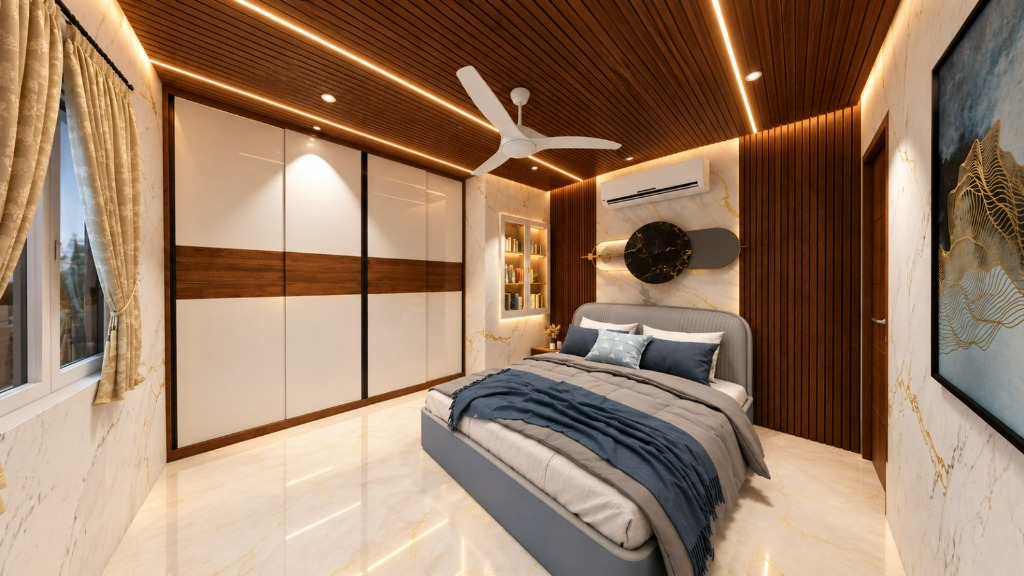
#> input picture bedroom-ceiling-source.jpg, 1024 x 576 px
$ python create_bedroom_ceiling_colours.py
#> lines starting #> are read from the running program, lines starting #| are printed output that depends on the picture; after the words box and inside, x2 and y2 are one past the last pixel; in counts of white or black regions, pixels touching at a corner belong together
from pathlib import Path

import numpy as np
from PIL import Image, ImageDraw, ImageFilter

ROOT = Path(__file__).resolve().parent
SOURCE = ROOT / "bedroom-ceiling-source.jpg"

# A balanced set of light, medium, and dark panel finishes.
COLOURS = {
    "warm-ivory": (231, 218, 194),
    "natural-oak": (196, 151, 96),
    "ash-grey": (181, 181, 174),
    "sage-grey": (132, 145, 124),
    "walnut": (108, 72, 51),
    "graphite": (67, 71, 74),
    "midnight-blue": (46, 60, 75),
}

CEILING_POLYGON = [
    (124, 0),
    (910, 0),
    (858, 107),
    (580, 193),
    (162, 75),
]


def smoothstep(edge0, edge1, values):
    values = np.clip((values - edge0) / (edge1 - edge0), 0.0, 1.0)
    return values * values * (3.0 - 2.0 * values)


def full_ceiling_mask(size):
    """Return the complete horizontal ceiling surface mask."""
    mask = Image.new("L", size, 0)
    ImageDraw.Draw(mask).polygon(CEILING_POLYGON, fill=255)
    return mask


def fan_fixture_mask(size):
    """Return a soft mask for the complete fan, rod, and canopy."""
    fan = Image.new("L", size, 0)
    fan_draw = ImageDraw.Draw(fan)
    fan_draw.ellipse((508, 56, 529, 76), fill=255)  # canopy
    fan_draw.polygon([(514, 67), (523, 67), (522, 132), (511, 139)], fill=255)  # rod
    fan_draw.polygon([(513, 139), (454, 75), (455, 67), (465, 65), (524, 132)], fill=255)
    fan_draw.polygon([(510, 137), (466, 166), (459, 175), (466, 179), (526, 148)], fill=255)
    fan_draw.polygon([(516, 135), (612, 139), (626, 146), (616, 151), (514, 151)], fill=255)
    fan_draw.ellipse((495, 124, 535, 163), fill=255)  # motor housing
    return fan.filter(ImageFilter.GaussianBlur(2.0))


def ceiling_mask(size):
    """Mask only the horizontal ceiling, excluding the fan."""
    mask = full_ceiling_mask(size)

    ceiling = np.asarray(mask, dtype=np.float32) / 255.0
    fixture = np.asarray(fan_fixture_mask(size), dtype=np.float32) / 255.0
    ceiling *= 1.0 - fixture
    return ceiling


def recolour_ceiling(source, target_rgb):
    """Tint the panels while preserving slat grooves, lighting, and texture."""
    pixels = np.asarray(source).astype(np.float32)
    height, width = pixels.shape[:2]
    mask = ceiling_mask((width, height))

    # Relative luminance keeps the original wood grain, perspective shading, and grooves.
    luminance = (
        pixels[..., 0] * 0.2126
        + pixels[..., 1] * 0.7152
        + pixels[..., 2] * 0.0722
    )
    panel_samples = luminance[(mask > 0.95) & (luminance > 48) & (luminance < 185)]
    reference_luminance = float(np.median(panel_samples))

    target = np.array(target_rgb, dtype=np.float32)
    target_luminance = float(target @ np.array([0.2126, 0.7152, 0.0722]))

    # Scale the selected colour with the source brightness. A power curve retains
    # dark grooves even when the selected panel finish is very light.
    texture_scale = np.power(np.maximum(luminance, 1.0) / reference_luminance, 0.72)
    desired_luminance = np.clip(target_luminance * texture_scale, 4.0, 250.0)
    tinted = target[None, None, :] * (desired_luminance[..., None] / target_luminance)
    tinted = np.clip(tinted, 0.0, 255.0)

    # Preserve nearly black grooves and all original lighting. Expanding the hottest
    # pixels also retains each LED strip's warm halo instead of tinting it panel colour.
    deep_shadow = 1.0 - smoothstep(18.0, 58.0, luminance)
    bright_fixture = smoothstep(188.0, 246.0, luminance)
    light_cores = np.uint8(((luminance > 160.0) & (mask > 0.2)) * 255)
    light_halo = Image.fromarray(light_cores, "L").filter(ImageFilter.MaxFilter(9))
    light_halo = light_halo.filter(ImageFilter.GaussianBlur(5.0))
    light_preservation = np.asarray(light_halo, dtype=np.float32) / 255.0
    source_preservation = np.maximum.reduce(
        [deep_shadow * 0.82, bright_fixture * 0.98, light_preservation * 0.94]
    )
    tinted = tinted * (1.0 - source_preservation[..., None]) + pixels * source_preservation[..., None]

    # Feather only the architectural boundary; everything outside remains pixel-identical.
    edge_mask = Image.fromarray(np.uint8(np.clip(mask * 255.0, 0, 255)), "L")
    edge_mask = edge_mask.filter(ImageFilter.GaussianBlur(0.65))
    alpha = np.asarray(edge_mask, dtype=np.float32) / 255.0
    result = pixels * (1.0 - alpha[..., None]) + tinted * alpha[..., None]
    return Image.fromarray(np.uint8(np.clip(result + 0.5, 0, 255)), "RGB")


def create_plain_off_white_vox_ceiling(source):
    """Replace the wood slats with broad, plain off-white VOX panels."""
    pixels = np.asarray(source).astype(np.float32)
    height, width = pixels.shape[:2]
    mask = np.asarray(full_ceiling_mask((width, height)), dtype=np.float32) / 255.0

    luminance = (
        pixels[..., 0] * 0.2126
        + pixels[..., 1] * 0.7152
        + pixels[..., 2] * 0.0722
    )

    # A broad blur retains room-scale lighting but removes the original wood grooves.
    soft_light = Image.fromarray(np.uint8(np.clip(luminance, 0, 255)), "L")
    soft_light = np.asarray(soft_light.filter(ImageFilter.GaussianBlur(24.0)), dtype=np.float32)
    reference = float(np.median(soft_light[mask > 0.9]))
    shade = np.clip(0.965 + (soft_light - reference) / 360.0, 0.88, 1.08)

    off_white = np.array((236, 233, 224), dtype=np.float32)
    panel_pixels = np.clip(off_white[None, None, :] * shade[..., None], 0, 250)
    panels = Image.fromarray(np.uint8(panel_pixels + 0.5), "RGB").convert("RGBA")

    # Wide, low-contrast joints make the finish read as plain installed VOX panels.
    seams = Image.new("RGBA", (width, height), (0, 0, 0, 0))
    seam_draw = ImageDraw.Draw(seams)
    vanishing_point = (580, 193)
    for top_x in (124, 275, 430, 585, 740, 910):
        seam_draw.line(
            [vanishing_point, (top_x, 0)],
            fill=(137, 135, 130, 78),
            width=1,
        )
    panels = Image.alpha_composite(panels, seams).convert("RGB")
    panel_array = np.asarray(panels).astype(np.float32)

    # Rebuild the original warm LED/downlight glow over the new smooth surface.
    ceiling_area = mask > 0.05
    light_core = np.uint8(((luminance > 168.0) & ceiling_area) * 255)
    halo = Image.fromarray(light_core, "L").filter(ImageFilter.MaxFilter(7))
    halo = np.asarray(halo.filter(ImageFilter.GaussianBlur(7.0)), dtype=np.float32) / 255.0
    warm_light = np.array((255, 214, 159), dtype=np.float32)
    panel_array = panel_array * (1.0 - halo[..., None] * 0.28) + warm_light * halo[..., None] * 0.28

    # Preserve the luminous cores and trim of the existing installed fixtures.
    fixture_alpha = smoothstep(182.0, 242.0, luminance) * mask
    panel_array = (
        panel_array * (1.0 - fixture_alpha[..., None])
        + pixels * fixture_alpha[..., None]
    )

    edge_mask = Image.fromarray(np.uint8(np.clip(mask * 255.0, 0, 255)), "L")
    edge_mask = edge_mask.filter(ImageFilter.GaussianBlur(0.65))
    alpha = np.asarray(edge_mask, dtype=np.float32) / 255.0
    result = pixels * (1.0 - alpha[..., None]) + panel_array * alpha[..., None]

    # Restore only actual neutral-coloured fan pixels, not the brown ceiling behind it.
    gross_fan = np.asarray(fan_fixture_mask((width, height)), dtype=np.float32) / 255.0
    chroma = pixels.max(axis=2) - pixels.min(axis=2)
    fan_pixels = np.uint8(
        ((gross_fan > 0.08) & (luminance > 82.0) & (chroma < 78.0)) * 255
    )
    precise_fan = Image.fromarray(fan_pixels, "L").filter(ImageFilter.GaussianBlur(0.45))
    fan_alpha = np.asarray(precise_fan, dtype=np.float32) / 255.0
    result = result * (1.0 - fan_alpha[..., None]) + pixels * fan_alpha[..., None]
    return Image.fromarray(np.uint8(np.clip(result + 0.5, 0, 255)), "RGB")


def main():
    source = Image.open(SOURCE).convert("RGB")
#> source is the input picture: PIL image 1024x576 RGB; mean R, G, B 152.7, 124, 100.5
    for name, colour in COLOURS.items():
        output = ROOT / f"bedroom-ceiling-{name}.png"
        recolour_ceiling(source, colour).save(output, optimize=True)
        print(f"Created {output.name}: {source.width}x{source.height}")
#> this loop made 7 passes
#> pass 1, in ceiling_mask, `mask = full_ceiling_mask(size)`:
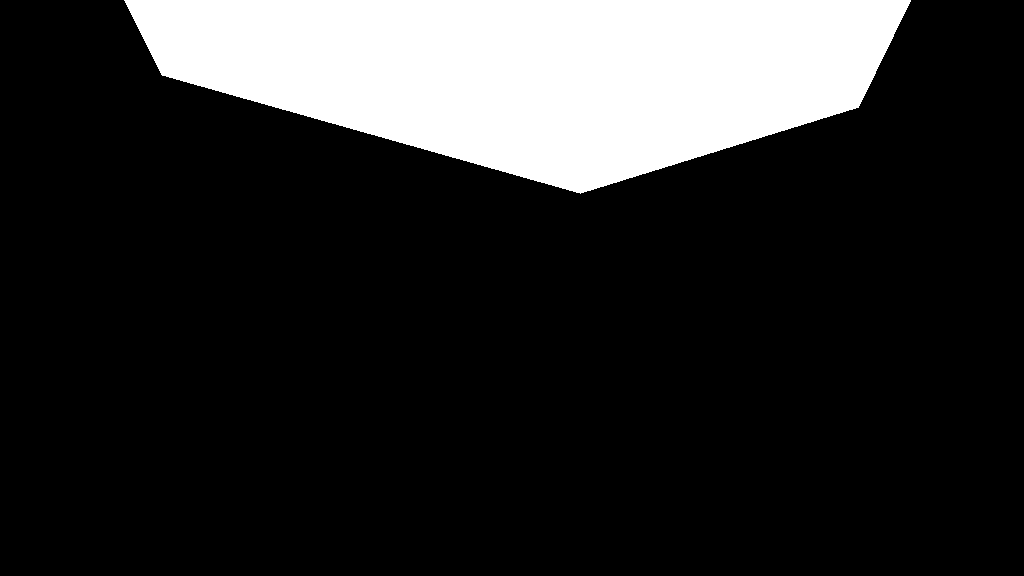
#> mask: PIL image 1024x576 L; 17.4% white; 1 white region, box (x1, y1, x2, y2) and area: (124, 0, 911, 194) 102506

    vox_output = ROOT / "bedroom-ceiling-plain-off-white-vox.png"
    create_plain_off_white_vox_ceiling(source).save(vox_output, optimize=True)
#> in create_plain_off_white_vox_ceiling, `luminance = ( pixels[..., 0] * 0.2126 + pixels[..., 1] * 0.7152 + pixe..`:
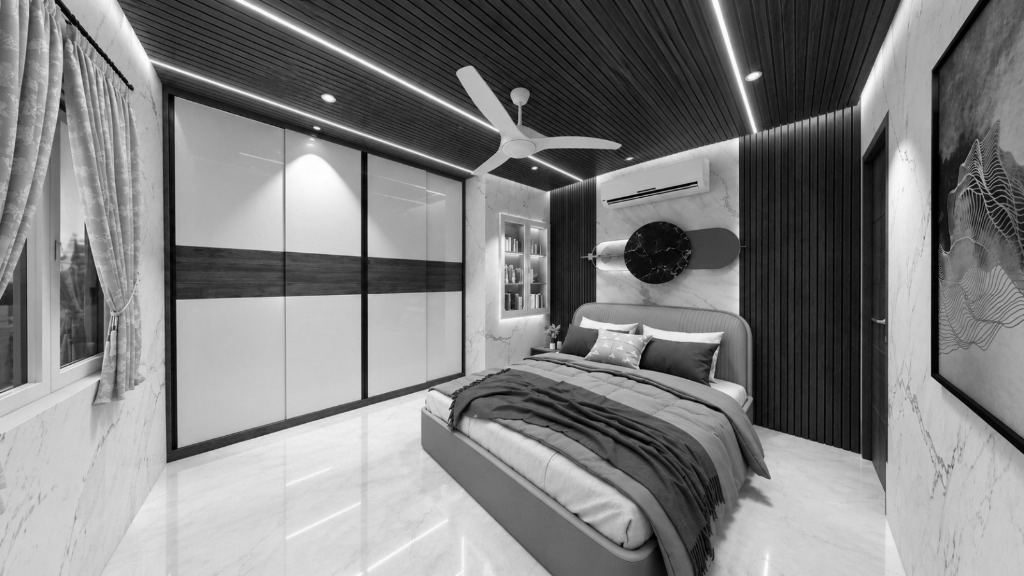
#> luminance: shape (576, 1024) float32; min 0, max 255, mean 128.4
#> in create_plain_off_white_vox_ceiling, `soft_light = np.asarray(soft_light.filter(ImageFilter.GaussianBlur(24...`:
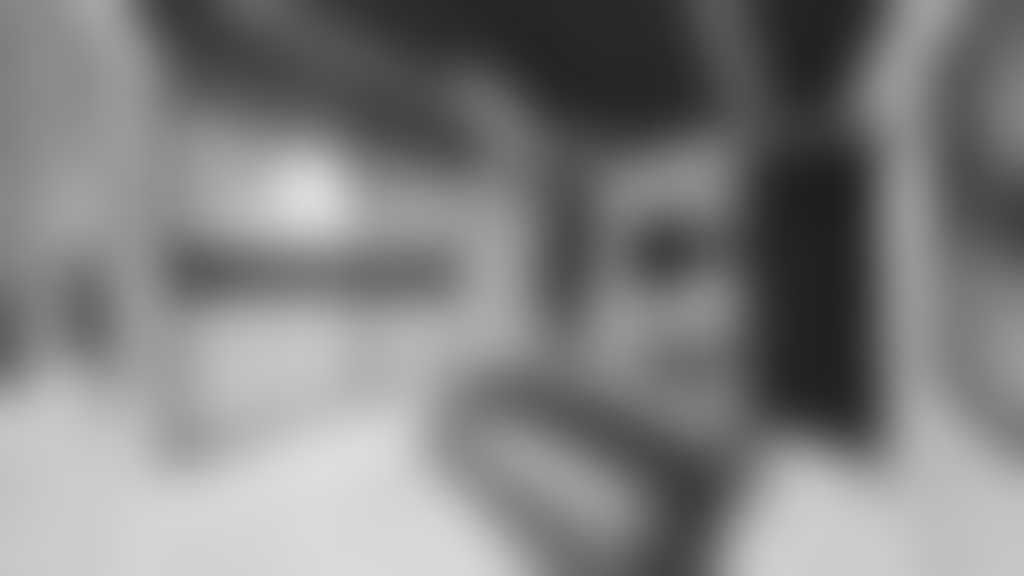
#> soft_light: shape (576, 1024) float32; min 29, max 221, mean 127.9
#> in create_plain_off_white_vox_ceiling, `reference = float(np.median(soft_light[mask > 0.9]))`: reference = 69
#> in create_plain_off_white_vox_ceiling, `panel_pixels = np.clip(off_white[None, None, :] * shade[..., None], 0,..`:
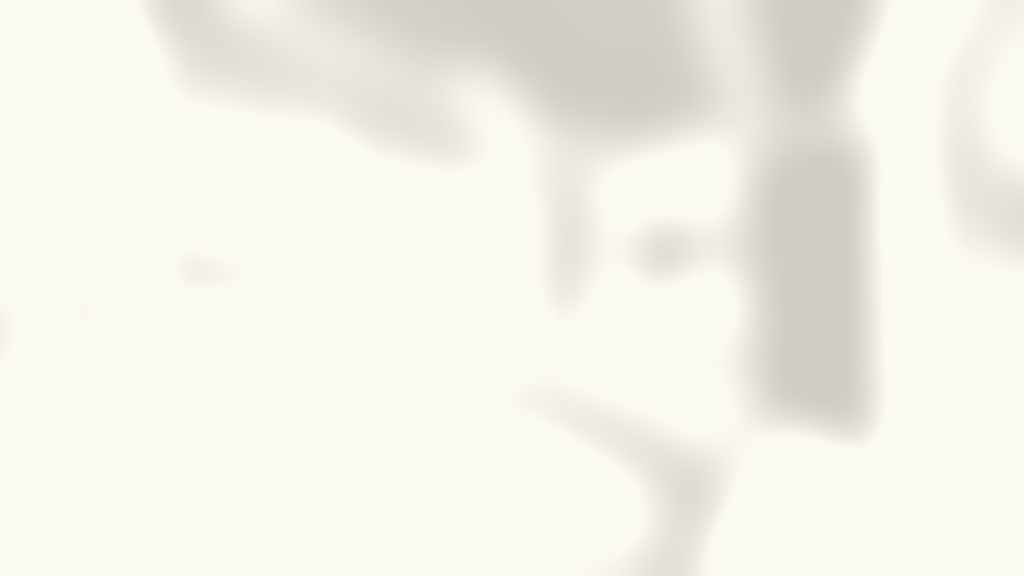
#> panel_pixels: shape (576, 1024, 3) float32; mean of channels 0, 1, 2 241.9, 240.9, 232.3; drawn as R, G, B
#> in smoothstep (call 15), `values = np.clip((values - edge0) / (edge1 - edge0), 0.0, 1.0)`:
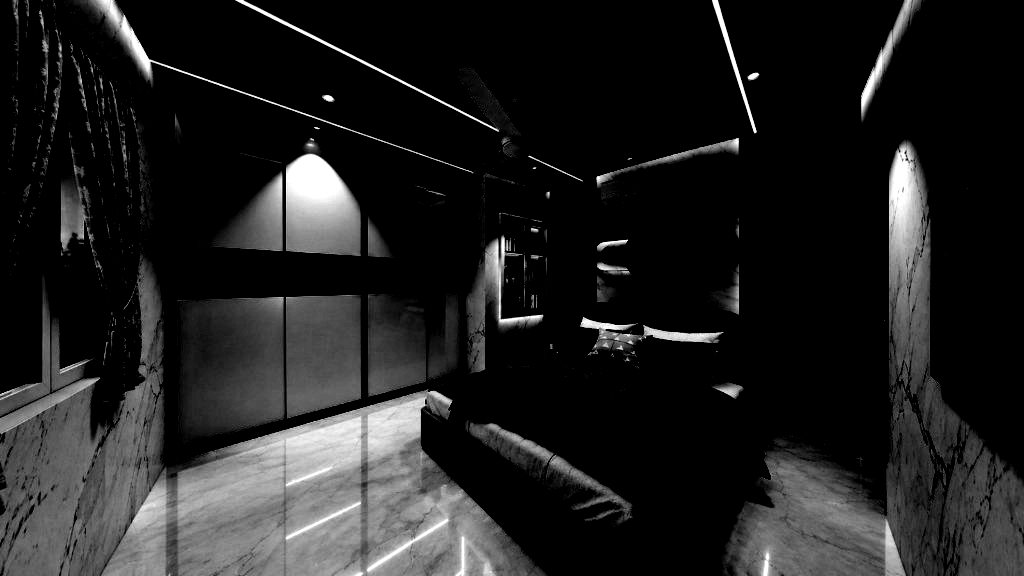
#> values: shape (576, 1024) float32; min 0, max 1, mean 0.13
#> in create_plain_off_white_vox_ceiling, `chroma = pixels.max(axis=2) - pixels.min(axis=2)`:
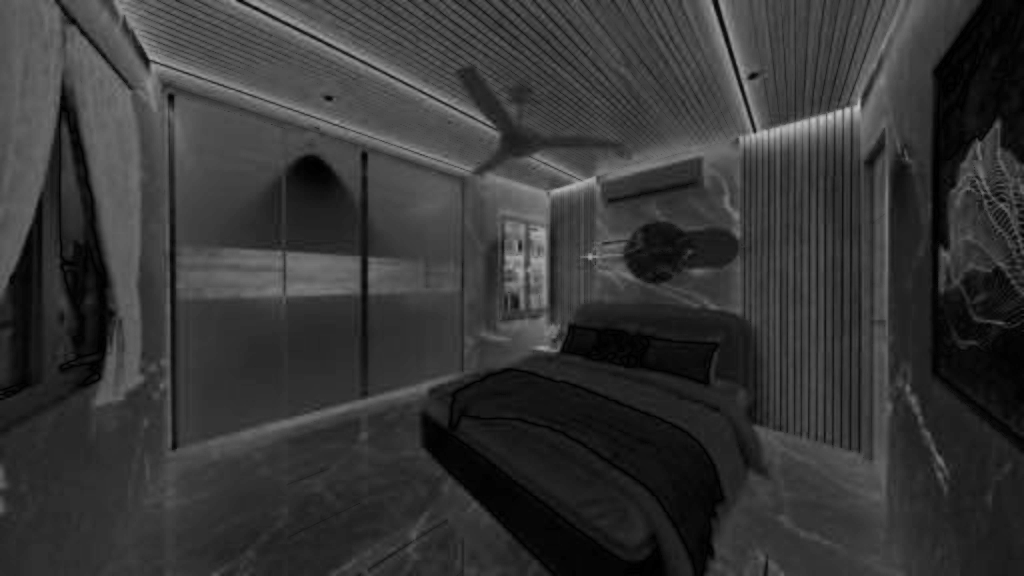
#> chroma: shape (576, 1024) float32; min 0, max 196, mean 54.2
#> in create_plain_off_white_vox_ceiling, `fan_pixels = np.uint8( ((gross_fan > 0.08) & (luminance > 82.0) & (chr..`:
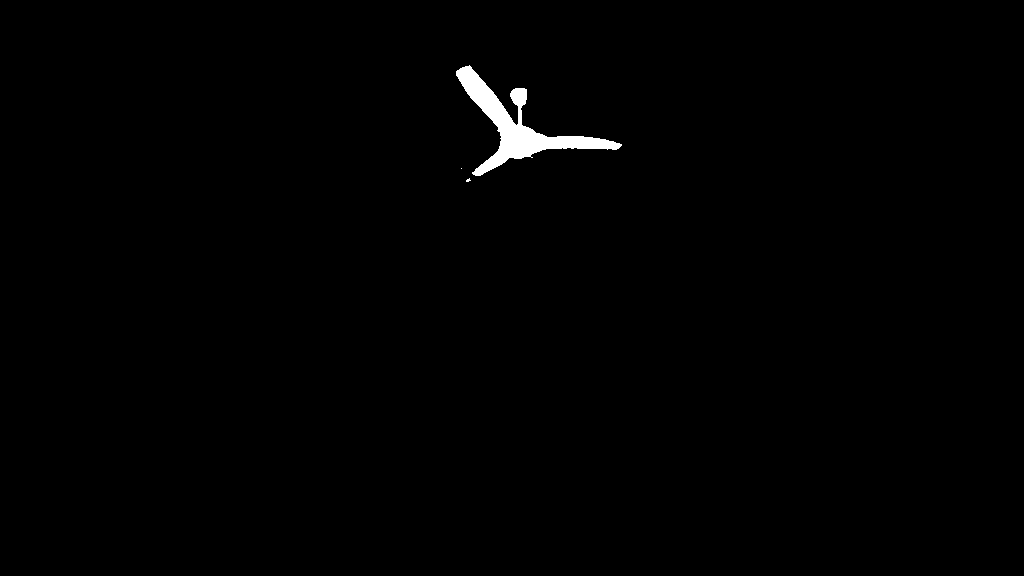
#> fan_pixels: shape (576, 1024); 0.71% white; 3 white regions (2 under 20 px), largest, box (x1, y1, x2, y2) and area: (456, 65, 622, 176) 4193
    print(f"Created {vox_output.name}: {source.width}x{source.height}")
#| Created bedroom-ceiling-plain-off-white-vox.png: 1024x576


if __name__ == "__main__":
    main()

$ run again, with bedroom-ceiling-warm-ivory.png saved as bedroom-ceiling-source.jpg
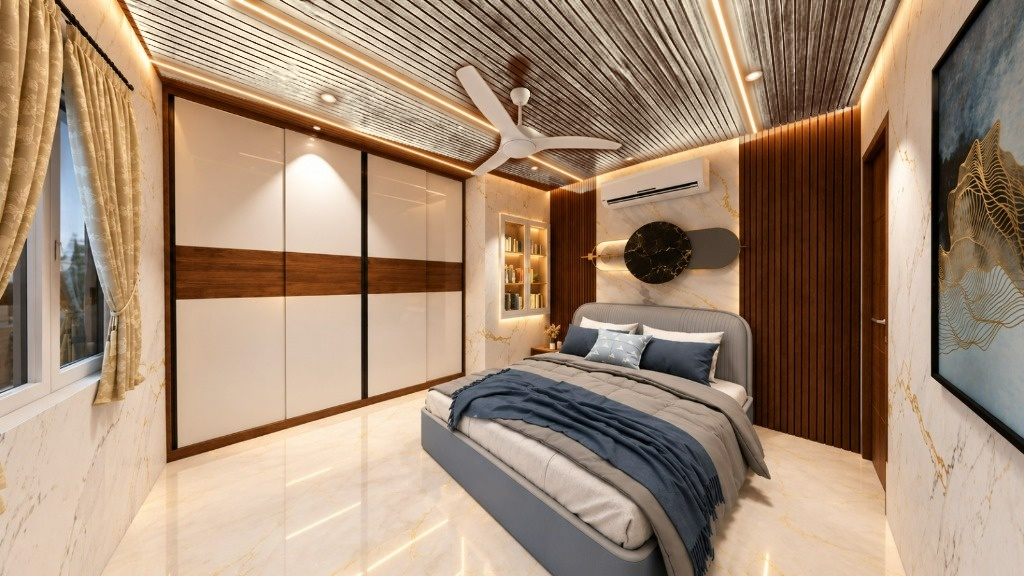
#> input picture bedroom-ceiling-warm-ivory.png, 1024 x 576 px
#> in main, source is the input picture: PIL image 1024x576 RGB; mean R, G, B 163.7, 139, 116.5
#> in create_plain_off_white_vox_ceiling, `soft_light = np.asarray(soft_light.filter(ImageFilter.GaussianBlur(24...`:
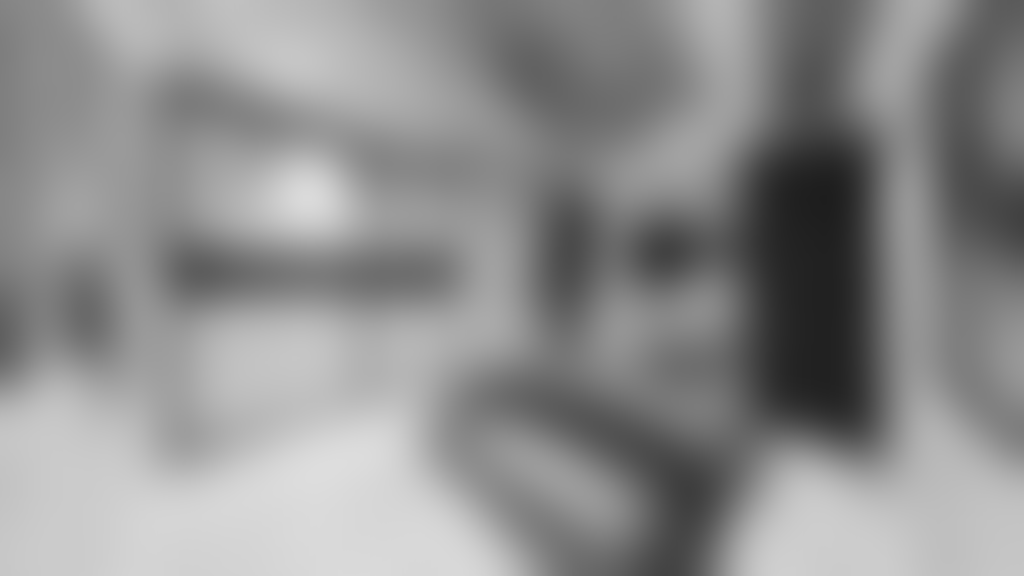
#> soft_light: shape (576, 1024) float32; min 29, max 221, mean 142.1
#> reference = 142
#> seams: PIL image 1024x576 RGBA; every value is 0
#> ceiling_area: shape (576, 1024) bool; 17.4% white; 1 white region, box (x1, y1, x2, y2) and area: (124, 0, 911, 194) 102506
#> light_core: shape (576, 1024); 7.1% white; 649 white regions (574 under 20 px), largest, box (x1, y1, x2, y2) and area: (124, 0, 588, 193) 20239, (263, 0, 459, 100) 2994, (681, 0, 762, 141) 2982
#> in create_plain_off_white_vox_ceiling, `fan_pixels = np.uint8( ((gross_fan > 0.08) & (luminance > 82.0) & (chr..`:
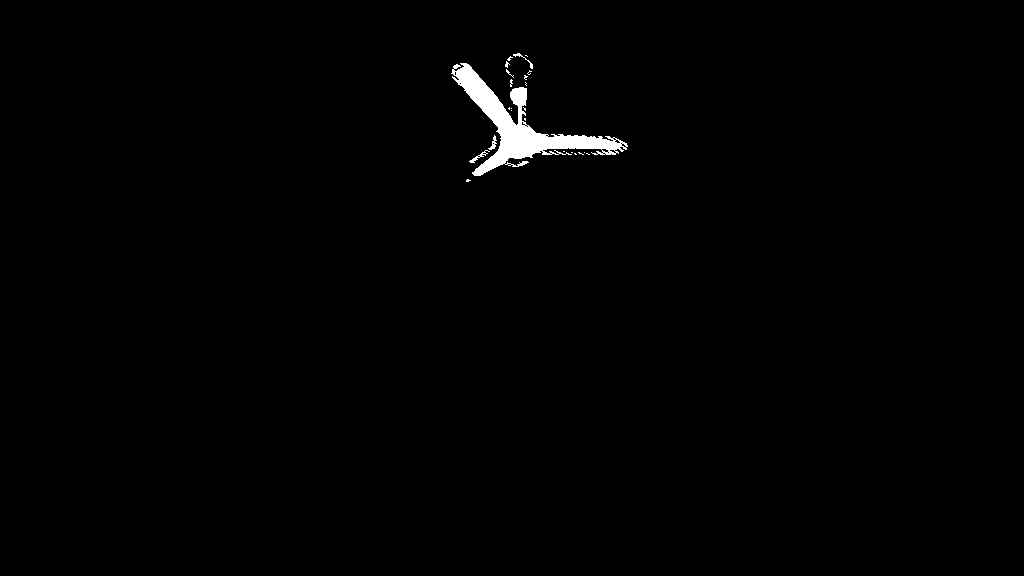
#> fan_pixels: shape (576, 1024); 0.85% white; 24 white regions (20 under 20 px), largest, box (x1, y1, x2, y2) and area: (451, 63, 628, 176) 4720, (469, 150, 490, 163) 62, (488, 135, 497, 150) 53, (513, 53, 533, 69) 51
#| Created bedroom-ceiling-plain-off-white-vox.png: 1024x576
